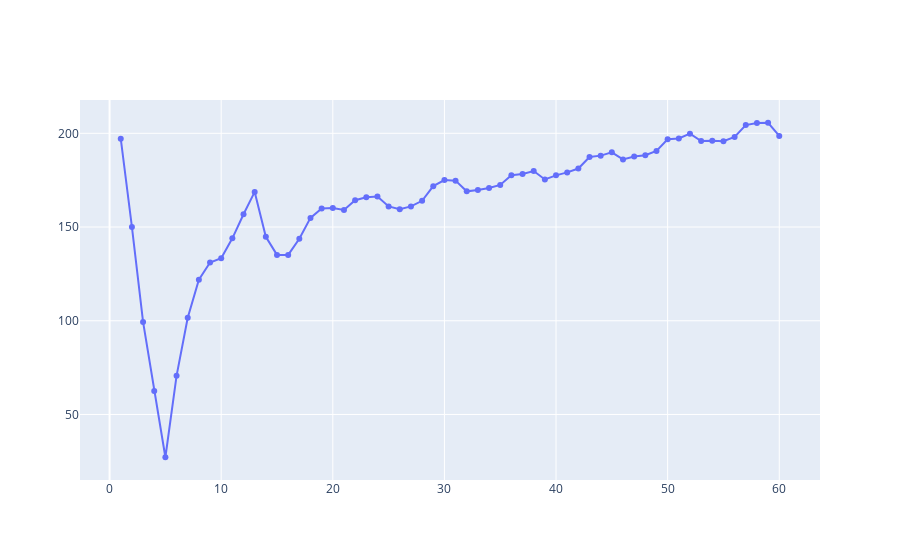

The cell this chart's notebook holds for it:
### Code cell
fig2 = go.Figure()
fig2.add_trace(go.Scatter(x=t, y=I, name = 'Infected',mode='lines+markers'))
fig2.show()
